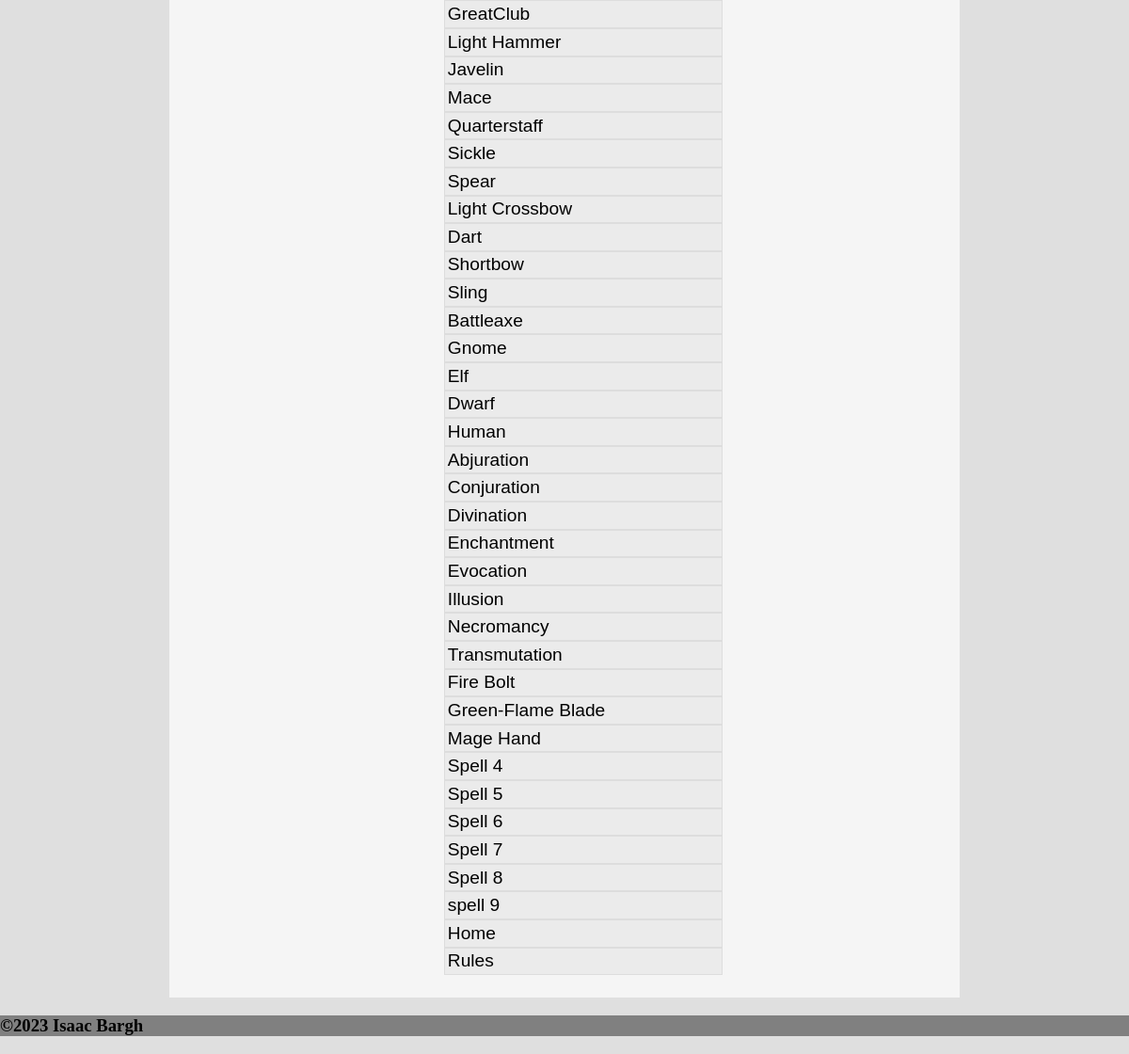
Before: /search (lower part) with the older database file.
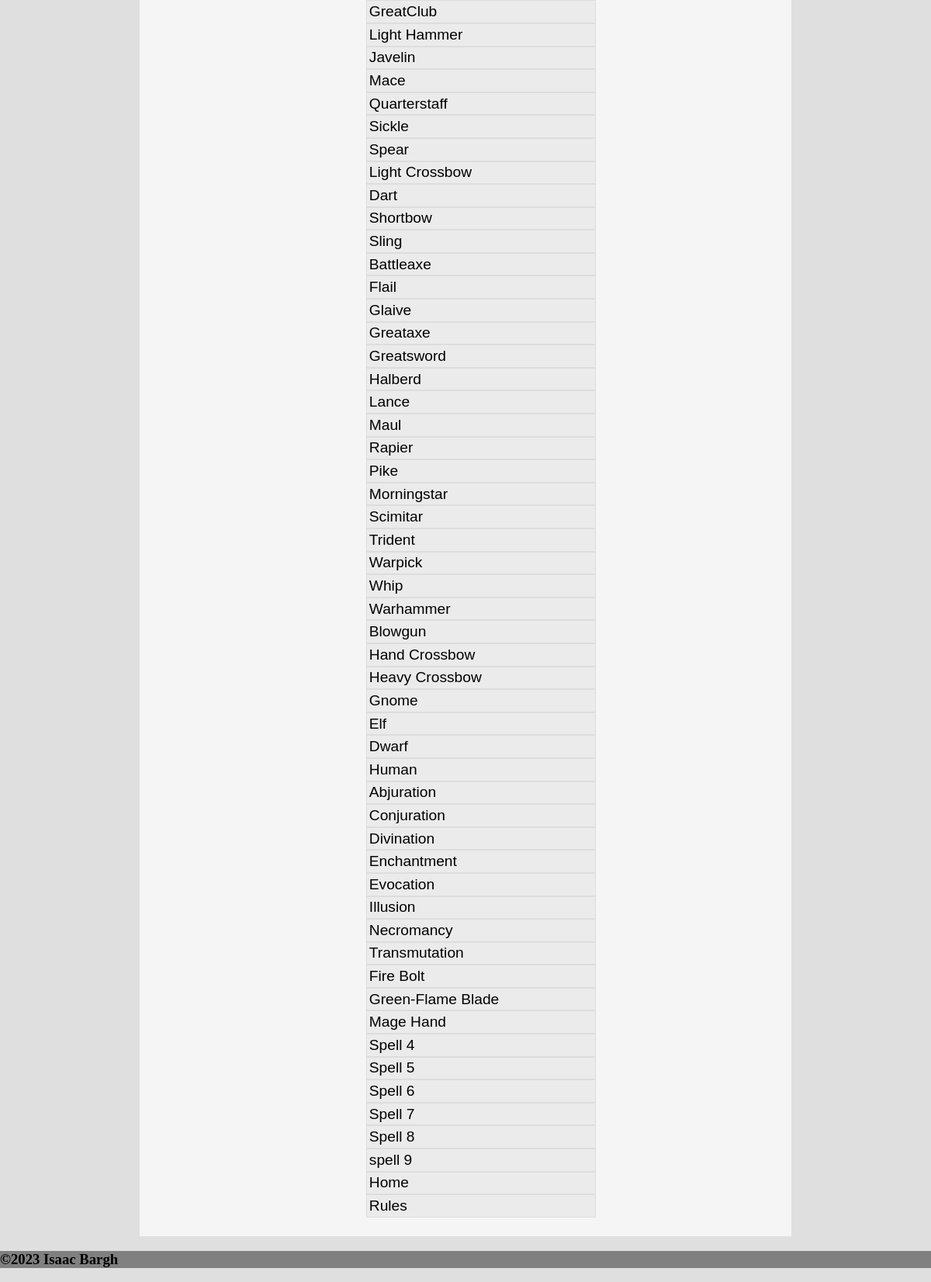
After: the same page with the newer database file.
### tables this page shows
CREATE TABLE Equipment (id INTEGER PRIMARY KEY AUTOINCREMENT, name TEXT, description TEXT, category INTEGER REFERENCES EquipmentCategory (id), image TEXT, summary TEXT);

CREATE TABLE Race (id INTEGER PRIMARY KEY AUTOINCREMENT, name TEXT, description TEXT, image TEXT, summary TEXT);

CREATE TABLE School (id INTEGER PRIMARY KEY AUTOINCREMENT, name TEXT, description TEXT);

CREATE TABLE Spell (id INTEGER PRIMARY KEY AUTOINCREMENT, name TEXT, description TEXT, school INTEGER REFERENCES School (id), Casting TEXT, "Range" TEXT);

### routes.py (the view)
@app.route('/search')
def search():
    feature = sql_connect('SELECT * FROM Feature')
    group = sql_connect('SELECT * FROM Class')
    equipment = sql_connect('SELECT * FROM Equipment')
    race = sql_connect('SELECT * FROM Race')
    school = sql_connect('SELECT * FROM School')
    spell = sql_connect('SELECT * FROM Spell')
    return render_template("search.html", title="Search", group=group, feature=feature, equipment=equipment, race=race, school=school, spell=spell)

### routes.py (called while the page is built)
def sql_connect(query):
    conn = sqlite3.connect('DnD.db')
    cur = conn.cursor()
    cur.execute(query)
    return cur.fetchall()

### templates/search.html (shortened to what this page needs)
{% extends 'layout.html' %}
{% block content %}
<ul id="myUL">
    {%for item in equipment%}
    <li><a class="search" href="/equipment/{{item[0]}}">{{item[1]}}</a></li>
    {%endfor%}
    {%for item in race%}
    <li><a class="search" href="/race/{{item[0]}}">{{item[1]}}</a></li>
    {%endfor%}
    {%for item in school%}
    <li><a class="search" href="/school/{{item[0]}}">{{item[1]}}</a></li>
    {%endfor%}
    {%for item in spell%}
    <li><a class="search" href="/spell/{{item[0]}}">{{item[1]}}</a></li>
    {%endfor%}
    <li><a class="search" href="/">Home</a></li>
    <li><a class="search" href="/rules">Rules</a></li>
</ul>
{% endblock %}

### templates/layout.html (shortened to what this page needs)
<!DOCTYPE html>
<html lang="en">
<head>
    <link rel="stylesheet" href="/static/css/style.css"/>
</head>
<body>
    <main>
        {% block content %}{% endblock %}
    </main>
    <footer>
        <h3>&copy;2023 Isaac Bargh</h3>
    </footer>
</body>
</html>

### static/css/style.css (style rules this page uses)
body { font-family:Arial; background-color: rgb(223, 223, 223); margin: 0; font-size: 100%; }
main { background-color:whitesmoke; padding-left: 10%; padding-right: 10%; padding-top: 2%; padding-bottom: 2%; margin-top: 0; margin-bottom: 0; margin-right: 15%; margin-left: 15%; }
footer { background-color: gray; font-family: 'Lucida Sans'; margin-top: 0; }
.search { border: 1px solid #ddd; background-color: rgb(235, 235, 235); width: 51.5%; margin: auto; padding: 0.5%; text-decoration: none; font-size: 120%; color: black; display:block; }
#myUL { list-style-type: none; margin: 0; }

Changed rows visible on the page:
added Equipment: name "Flail"
added Equipment: name "Glaive"
added Equipment: name "Greataxe"
added Equipment: name "Greatsword"
added Equipment: name "Halberd"
added Equipment: name "Lance"
added Equipment: name "Maul"
added Equipment: name "Rapier"
added Equipment: name "Pike"
added Equipment: name "Morningstar"
added Equipment: name "Scimitar"
added Equipment: name "Trident"
added Equipment: name "Warpick"
added Equipment: name "Whip"
added Equipment: name "Warhammer"
added Equipment: name "Blowgun"
added Equipment: name "Hand Crossbow"
added Equipment: name "Heavy Crossbow"
